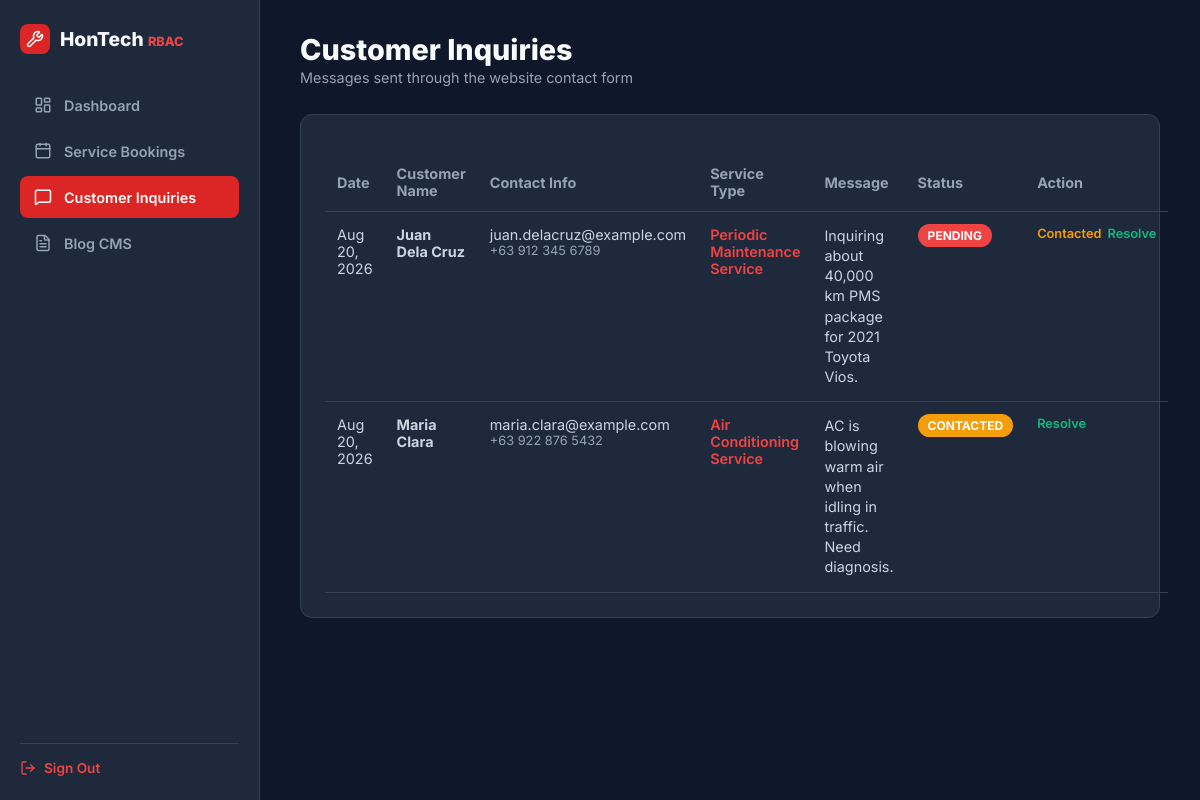
Page /admin/inquiries.php (signed in) on the committed database.
### tables this page shows
CREATE TABLE IF NOT EXISTS `inquiries` (
    `id` INT AUTO_INCREMENT PRIMARY KEY,
    `name` VARCHAR(100) NOT NULL,
    `email` VARCHAR(100) NOT NULL,
    `phone` VARCHAR(30) DEFAULT NULL,
    `service_type` VARCHAR(100) DEFAULT 'General Inquiry',
    `message` TEXT NOT NULL,
    `status` ENUM('pending', 'contacted', 'resolved') DEFAULT 'pending',
    `admin_notes` TEXT DEFAULT NULL,
    `created_at` TIMESTAMP DEFAULT CURRENT_TIMESTAMP
);

### admin/inquiries.php (the view, shortened to what this page needs)
<?php
$pdo = getDBConnection();
$inquiries = [];
if ($pdo) {
    $inquiries = $pdo->query("SELECT * FROM inquiries ORDER BY created_at DESC")->fetchAll();
}
?>
<!DOCTYPE html>
<html lang="en">
<head>
</head>
<body>
<div class="sidebar">
    <div class="sidebar-brand">
        <div style="background: #dc2626; padding: 6px; border-radius: 8px; display: flex;"><i data-lucide="wrench" style="width:18px;height:18px;color:#fff"></i></div>
        <span>HonTech <span style="color:#ef4444;font-size:0.8rem">RBAC</span></span>
    </div>
    <div style="flex: 1;">
        <a href="dashboard.php" class="nav-item"><i data-lucide="layout-dashboard" style="width:18px;height:18px"></i> Dashboard</a>
        <a href="bookings.php" class="nav-item"><i data-lucide="calendar" style="width:18px;height:18px"></i> Service Bookings</a>
        <a href="inquiries.php" class="nav-item active"><i data-lucide="message-square" style="width:18px;height:18px"></i> Customer Inquiries</a>
        <a href="posts.php" class="nav-item"><i data-lucide="file-text" style="width:18px;height:18px"></i> Blog CMS</a>
    </div>
    <div style="border-top: 1px solid #334155; padding-top: 16px;">
        <a href="logout.php" style="display: flex; align-items: center; gap: 8px; color: #ef4444; font-size: 0.85rem; font-weight: 600;">
            <i data-lucide="log-out" style="width:16px;height:16px"></i> Sign Out
        </a>
    </div>
</div>
<div class="main-content">
    <div style="display: flex; justify-content: space-between; align-items: center; margin-bottom: 28px;">
        <div>
            <h1 style="font-size: 1.8rem; font-weight: 800;">Customer Inquiries</h1>
            <p style="color: #94a3b8; font-size: 0.9rem; margin-top: 2px;">Messages sent through the website contact form</p>
        </div>
    </div>
    <div class="panel">
        <table class="table">
            <thead>
                <tr>
                    <th>Date</th>
                    <th>Customer Name</th>
                    <th>Contact Info</th>
                    <th>Service Type</th>
                    <th>Message</th>
                    <th>Status</th>
                    <th>Action</th>
                </tr>
            </thead>
            <tbody>
                <?php if (!empty($inquiries)): ?>
                    <?php foreach ($inquiries as $inq): ?>
                        <tr>
                            <td><?= date('M d, Y', strtotime($inq['created_at'])) ?></td>
                            <td><strong><?= htmlspecialchars($inq['name']) ?></strong></td>
                            <td>
                                <div><?= htmlspecialchars($inq['email']) ?></div>
                                <div style="font-size:0.8rem;color:#94a3b8"><?= htmlspecialchars($inq['phone']) ?></div>
                            </td>
                            <td><span style="color:#ef4444;font-weight:600"><?= htmlspecialchars($inq['service_type']) ?></span></td>
                            <td style="max-width: 300px; line-height: 1.4;"><?= nl2br(htmlspecialchars($inq['message'])) ?></td>
                            <td>
                                <span class="badge badge-<?= $inq['status'] ?>">
                                    <?= htmlspecialchars($inq['status']) ?>
                                </span>
                            </td>
                            <td>
                                <div style="display: flex; gap: 6px; font-size: 0.8rem;">
                                    <?php if ($inq['status'] !== 'contacted'): ?>
                                        <a href="inquiries.php?toggle_status=contacted&id=<?= $inq['id'] ?>" style="color: #f59e0b; font-weight:600;">Contacted</a>
                                    <?php endif; ?>
                                    <?php if ($inq['status'] !== 'resolved'): ?>
                                        <a href="inquiries.php?toggle_status=resolved&id=<?= $inq['id'] ?>" style="color: #10b981; font-weight:600;">Resolve</a>
                                    <?php endif; ?>
                                </div>
                            </td>
                        </tr>
                    <?php endforeach; ?>
                <?php else: ?>
                    <tr><td colspan="7" style="text-align: center; color: #94a3b8; padding: 24px;">No inquiries submitted yet.</td></tr>
                <?php endif; ?>
            </tbody>
        </table>
    </div>
</div>
</body>
</html>

### admin/inquiries.php (style rules this page uses)
* { box-sizing: border-box; margin: 0; padding: 0; font-family: 'Inter', sans-serif; }
body { background: #0f172a; color: #f8fafc; display: flex; min-height: 100vh; }
a { text-decoration: none; color: inherit; }
.sidebar { width: 260px; background: #1e293b; border-right: 1px solid #334155; padding: 24px 20px; display: flex; flex-direction: column; }
.sidebar-brand { display: flex; align-items: center; gap: 10px; font-weight: 800; font-size: 1.2rem; margin-bottom: 30px; }
.nav-item { display: flex; align-items: center; gap: 12px; padding: 12px 14px; border-radius: 8px; color: #94a3b8; font-weight: 600; font-size: 0.9rem; margin-bottom: 4px; }
.nav-item:hover, .nav-item.active { background: #334155; color: #ffffff; }
.nav-item.active { background: #dc2626; color: #ffffff; }
.main-content { flex: 1; padding: 32px 40px; overflow-y: auto; }
.panel { background: #1e293b; border: 1px solid #334155; border-radius: 12px; padding: 24px; }
.table { width: 100%; border-collapse: collapse; margin-top: 14px; font-size: 0.9rem; }
.table th { text-align: left; padding: 12px; color: #94a3b8; border-bottom: 1px solid #334155; }
.table td { padding: 14px 12px; border-bottom: 1px solid #334155; color: #cbd5e1; vertical-align: top; }
.badge { padding: 4px 10px; border-radius: 20px; font-size: 0.75rem; font-weight: 700; text-transform: uppercase; }
.badge-pending { background: #ef4444; color: #fff; }
.badge-contacted { background: #f59e0b; color: #fff; }

### rows in the picture
inquiries: created_at "Aug 20, 2026", name "Juan Dela Cruz", email "juan.delacruz@example.com", phone "+63 912 345 6789", service_type "Periodic Maintenance Service", message "Inquiring about 40,000 km PMS package for 2021 Toyota Vios.", status "PENDING"
inquiries: created_at "Aug 20, 2026", name "Maria Clara", email "maria.clara@example.com", phone "+63 922 876 5432", service_type "Air Conditioning Service", message "AC is blowing warm air when idling in traffic. Need diagnosis.", status "CONTACTED"
